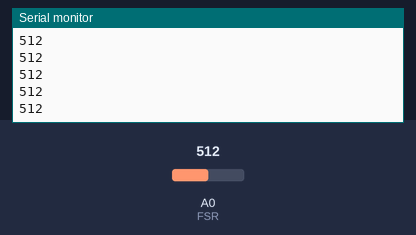
Recording of a sketch running on a simulated Arduino Uno, built with avr-gcc and run on an emulated ATmega328P. Shown: the last lines printed to the serial monitor. Inputs (shaded band) come from the test bench; at power-on: A0 (FSR) = 512.

Above: at 1.2 s.
1.3 s: A0 (FSR) set to 716
At 1.8 s:
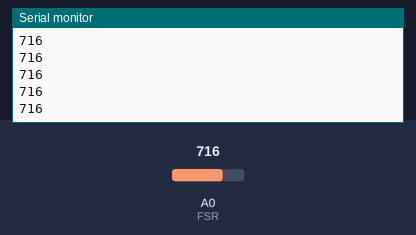
2.8 s: A0 (FSR) set to 900
At 3.8 s:
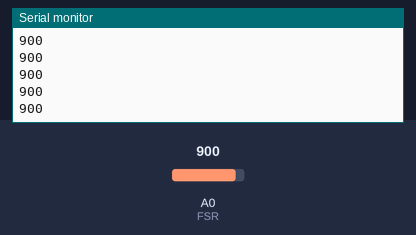
Timing chart, 0 to 5.8 s (numbered marks = the images above; inputs shaded):
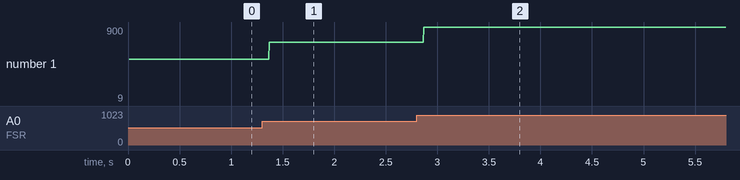

The sketch:

FSR_Test.ino
```cpp
/*
 * FYDP
 *
 * FSR Test Code
 *
 * Department of Systems Design Engineering
 * University of Waterloo
 * Class of 2018
 *
 * SYDE 462 - Group 14
 * Cory Welch - 20520003
 * Sophia Castellarin - 20506069
 * Raunaq Suri - 20519728
 * Dhananjay (Danny) Gosain - 20524438
 *
 * Technical Details
 *
 * FSR Should be conncted to 3.3V on one side
 * Other side should be connected to both a 10k resistor to ground, and the analog pin
 * It creates a voltage divider with the FSR and the 10k
 *
 *
 */

//
// GLOBAL CONSTANTS
//

  #define BAUD 9600

  // FSR
  #define FSR 0 //Analog Pin

  // Data Variables
  int fsrReading = 0;


void setup() {

  Serial.begin(BAUD);
  Serial.println("FSR Testing");

}

void loop() {

  Serial.println(analogRead(FSR));

}
```

Measured:
- after the input at 1.3 s, the serial monitor: prints a new line after 0.07 s (image 1)
- after the input at 2.8 s, the serial monitor: prints a new line after 0.07 s (image 2)
- plotted number 1: 512 → 716 after the input at 1.3 s, 716 → 9 after the input at 2.8 s
